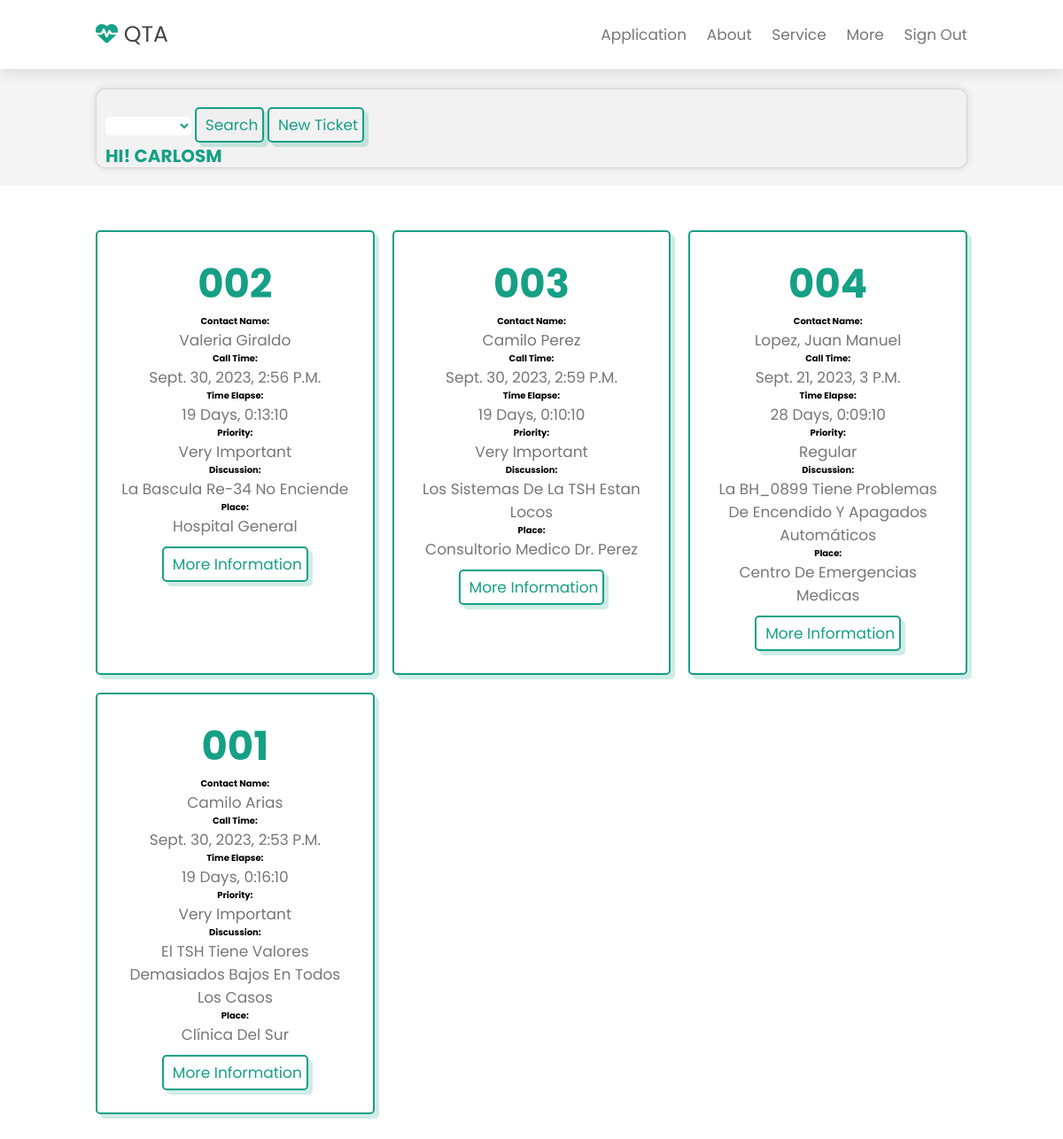
Before: /mainscreen/ (signed in) with the older database file.
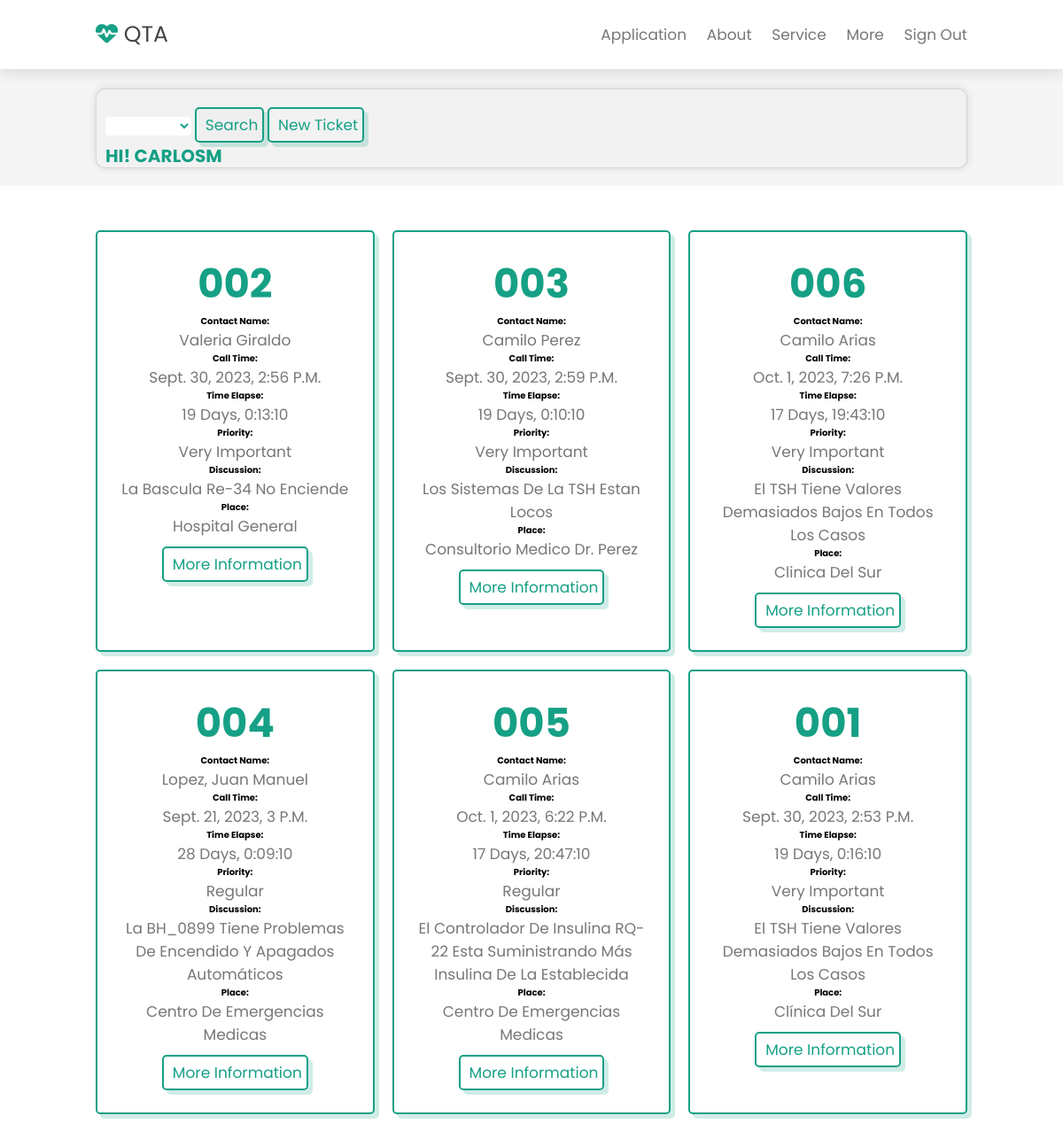
After: the same page with the newer database file.
### qta/models.py (models this page shows)
class Ticket(models.Model):
    ticket_number = models.CharField(max_length=20)
    call_time = models.DateTimeField()
    priority = models.CharField(max_length=20)
    discussion = models.CharField(max_length=100)
    state = models.CharField(max_length=20)
    place = models.CharField(max_length=20)
    equipment = models.CharField(max_length=20)
    contact_number = models.CharField(max_length=20)
    contact_name = models.CharField(max_length=20)
    first_follow_up = models.CharField(max_length=500, default="")
    second_follow_up = models.CharField(max_length=500, default="")
    third_follow_up = models.CharField(max_length=500, default="")
    id_unico = models.IntegerField(primary_key=True)
    def get_time_elapsed(self):
        call_time = self.call_time
        now = datetime.now(tz=call_time.tzinfo)
        return now - call_time
    time_elapse = property(get_time_elapsed)

### qta/views.py (the view)
# urls.py: path('mainscreen/', mainscreen, name='mainscreen'),
@login_required
def mainscreen(request):
    searchState = request.GET.get('searchState')
    if searchState:
        tickets = Ticket.objects.filter(state__icontains=searchState)
    else:
          tickets = Ticket.objects.all()
    return render(request, 'mainscreen.html',{'searchState':searchState, 'tickets':tickets})

### qta/templates/mainscreen.html (shortened to what this page needs)
<!doctype html>
<html lang="en">
   <head>
      <link rel="stylesheet" href="https://cdnjs.cloudflare.com/ajax/libs/font-awesome/6.4.2/css/all.min.css">
   </head>
   <body>
      <header class="header">
         <a href={% url 'home' %} class="logo"><i class="fas fa-heartbeat"></i> QTA</a>
         <nav class="navbar">
             <a class="nav-link" href={% url 'mainscreen' %}>Application</a>
             <a class="nav-link" href="#">About</a>
             <a class="nav-link" href="#">Service</a>
             <a class="nav-link" href="#">More</a>
             {% if request.user.is_authenticated %}
             <a class="nav-link" href={% url "exit" %}>Sign out</a>
             {% else %}
             <a class="nav-link" href={% url "login" %} >Sign in</a>
             {% endif %}
         </nav>
     </header>
     <section class="searchBar">
      <form action="" class="searchInput">
         <select class="form-control selectElement" aria-label="Small select example" type="text" id="campo5" name="searchState">
            <option selected>{{ticket.state}}</option>
            <option value="New">New</option>
         </select>
         <button type="submit" class="btn2">Search</button>
         <a href={% url "ticket" %} class="btn btn-primary">New Ticket</a>
         <h4 style="color: #16a085">HI! {{ user.username | upper}}</h4>
       </form>
      </section>
     <section class="icons-container" id="icons-container">
         {% for ticket in tickets %}
         {% if ticket.priority == "Very important" and ticket.state != 'Completed'%}
         <div class="icons">
            <h5 class="Number_ticket">{{ ticket.ticket_number }}</h5>
            <b>Contact Name: </b><p class="name">{{ ticket.contact_name }}</p>
            <b>Call Time: </b><p class="call_time">{{ ticket.call_time }}</p>
            <b>Time Elapse: </b><p class="time_elapse">{{ ticket.time_elapse }}</p>
            <b>Priority: </b><p>{{ ticket.priority }}</p>
            <b>Discussion: </b><p class="discussion">{{ ticket.discussion}}</p>
            <b>Place: </b><p class="place">{{ ticket.place}}</p>
            <a href={% url "more_info" ticket.ticket_number %} class="btn btn-primary">More Information</a>
         </div>
         {% endif %}
         {% endfor %}
         {% for ticket in tickets %}
         {% if ticket.priority == "Regular" and ticket.state != 'Completed'%}
         <div class="icons">
            <h5 class="Number_ticket">{{ ticket.ticket_number }}</h5>
            <b>Contact Name: </b><p class="name">{{ ticket.contact_name }}</p>
            <b>Call Time: </b><p class="call_time">{{ ticket.call_time }}</p>
            <b>Time Elapse: </b><p class="time_elapse">{{ ticket.time_elapse }}</p>
            <b>Priority: </b><p>{{ ticket.priority }}</p>
            <b>Discussion: </b><p class="discussion">{{ ticket.discussion}}</p>
            <b>Place: </b><p class="place">{{ ticket.place}}</p>
            <a href={% url "more_info" ticket.ticket_number %} class="btn btn-primary">More Information</a>
         </div>
         {% endif %}
         {% endfor %}
         {% for ticket in tickets %}
         {% if ticket.state == "Completed" %}
         <div class="icons">
            <h5 class="Number_ticket">{{ ticket.ticket_number }}</h5>
            <b>Contact Name: </b><p class="name">{{ ticket.contact_name }}</p>
            <b>Call Time: </b><p class="call_time">{{ ticket.call_time }}</p>
            <b>Time Elapse: </b><p class="time_elapse">{{ ticket.time_elapse }}</p>
            <b>Priority: </b><p>{{ ticket.priority }}</p>
            <b>Discussion: </b><p class="discussion">{{ ticket.discussion}}</p>
            <b>Place: </b><p class="place">{{ ticket.place}}</p>
            <a href={% url "more_info" ticket.ticket_number %} class="btn btn-primary">More Information</a>
        </div>
        {% endif %}
        {% endfor %}
      </section>
   </body>
</html>

### qta/templates/mainscreen.html (style rules this page uses)
:root { --green: #16a085; --black: #444; --light-color: #777; --box-shadow:.5rem .5rem 0 rgba(22, 160, 133, .2); --text-shadow:.4rem .4rem 0 rgba(0, 0, 0, .2); --border:.2rem solid var(--green); }
* { font-family: 'Poppins', sans-serif; margin: 0; padding: 0; box-sizing: border-box; outline: none; border: none; text-transform: capitalize; transition: all .2s ease-out; text-decoration: none; }
section { padding: 2rem 9%; }
section:nth-child(even) { background: #f5f5f5; }
.btn { display: inline-block; margin-top: 1rem; padding: .5rem; padding-left: 1rem; border: var(--border); border-radius: .5rem; box-shadow: var(--box-shadow); color: var(--green); cursor: pointer; font-size: 1.7rem; }
html { font-size: 62.5%; overflow-x: hidden; scroll-padding-top: 7rem; scroll-behavior: smooth; }
.header { padding: 2rem 9%; position: fixed; top: 0; left: 0; right: 0; z-index: 1000; box-shadow: 0 .5rem 1.5rem rgba(0, 0, 0, .1); display: flex; align-items: center; justify-content: space-between; background: #fff; }
.header .logo { font-size: 2.5rem; color: var(--black); }
.header .logo i { color: var(--green); }
.header .navbar a { font-size: 1.7rem; color: var(--light-color); margin-left: 2rem }
.icons-container { display: grid; gap: 2rem; grid-template-columns: repeat(3, 1fr); padding-top: 5rem; padding-bottom: 5rem; }
.icons-container .icons { border: var(--border); box-shadow: var(--box-shadow); border-radius: .5rem; text-align: center; padding: 2.5rem; }
.icons-container .icons p { font-size: 1.7rem; color: var(--light-color); }
.searchBar { display: flex; padding-top: 10rem; }
.searchInput { flex: 1; height: 90px; border-radius: 10px; background-color: #f2f2f2; border: 1px solid rgba(0, 0, 0, 0.12); box-shadow: 0 0 10px rgba(0, 0, 0, 0.12); padding: 10px; font-size: 1.4rem; outline: none; items-align: start; }
.btn2 { display: inline-block; margin-top: 1rem; padding: .5rem; padding-left: 1rem; border: var(--border); border-radius: .5rem; box-shadow: var(--box-shadow); color: var(--green); cursor: pointer; font-size: 1.7rem; }
.form-control { border: none; background-color: #fff; border-radius: .5rem; color: var(--green); font-weight: bold; weight: 100px; }
.selectElement { weight: 50%; }
h5 { color: var(--green); font-size: 4.5rem; }
h4 { font-size: 2rem; }

Changed rows visible on the page:
added Ticket: ticket_number "006", contact_name "Camilo Arias", call_time "Oct. 1, 2023, 7:26 P.m.", time_elapse "17 Days, 19:43:10", priority "Very Important", discussion "El TSH Tiene Valores Demasiados Bajos En Todos Los Casos", place "Clinica Del Sur", shown under "HI! CARLOSM"
added Ticket: ticket_number "005", contact_name "Camilo Arias", call_time "Oct. 1, 2023, 6:22 P.m.", time_elapse "17 Days, 20:47:10", priority "Regular", discussion "El Controlador De Insulina RQ-22 Esta Suministrando Más Insulina De La Establecida", place "Centro De Emergencias Medicas"
